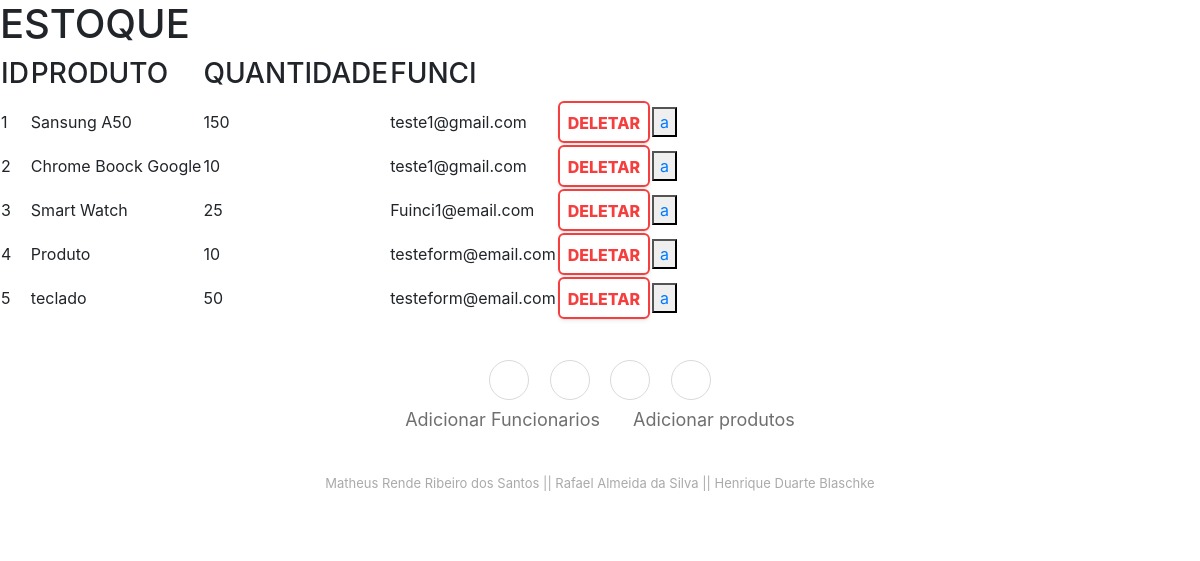
The page / on the database its author committed.
### gestao/models.py (models this page shows, shortened)
class estoque(models.Model):
    idSto= models.AutoField(primary_key=True)
    proNome= models.CharField(max_length=150,default='')
    quanEsto= models.PositiveIntegerField(default=0)
    funci = models.ForeignKey(Funci, on_delete=models.CASCADE,null=True)

class Funci(models.Model):
    nome= models.CharField(max_length=100)
    email= models.EmailField(max_length=100,primary_key=True,unique=True)
    gerente= models.BooleanField(default=False,null=False)
    def __str__(self):
        return self.email

### gestao/views.py (the view)
# urls.py: path('',crud)
def crud(request):#Mostra todos os Produtos
    listaEstoque= estoque.objects.all()#mostra todo o estoque
    context={'request':request,'listaEstoque' : listaEstoque }
    return render(request,'CRUD.html',context)

### gestao/templates/CRUD.html (shortened to what this page needs)
<!DOCTYPE html>
<html>
    <head>
        <link rel="stylesheet" href="Style.css/">
        <link rel="stylesheet" href="https://cdnjs.cloudflare.com/ajax/libs/twitter-bootstrap/4.1.3/css/bootstrap.min.css">
        <link rel="stylesheet" href="https://cdnjs.cloudflare.com/ajax/libs/ionicons/2.0.1/css/ionicons.min.css">
        <link rel="stylesheet" href="assets/css/style.css">
    </head>
    <body>
        <h1>ESTOQUE</h1>
        <table>
            <tr>
              <th><h3>ID</h3></th>
              <th><h3>PRODUTO</h3></th>
              <th><h3>QUANTIDADE</h3></th>
              <th><h3>FUNCI</h3></th>
            </tr>
            <tr>{%for a in listaEstoque%}{% csrf_token %}
              <td>{{a.idSto}}</td>
              <td>{{a.proNome}}</td>
              <td>{{a.quanEsto}}</td>
              <td>{{a.funci}}</td>
              <td><button class="botao_delete">DELETAR</button></td>
              <td><button><a href="update/{{a.idSto}}">a</a></button></td>
            </tr>
            {%endfor%}
          </table>
          <div class="footer-basic">
            <footer>
                <div class="social">
                  <a href="#"></a>
                  <a href="#"></a>
                  <a href="#"></a>
                  <a href="#"></a>
                  <ul class="list-inline">
                <li class="list-inline-item"><a href="Adcionar_Funcionario/">Adicionar Funcionarios</a></li>
                <li class="list-inline-item"><a href="Adcionar_Estoque/">Adicionar produtos</a></li>
            </ul>
                </div>
                <p class="copyright">Matheus Rende Ribeiro dos Santos || Rafael Almeida da Silva || Henrique Duarte Blaschke
                </div></p>
    </body>
</html>

### gestao/templates/Style.css (style rules this page uses)
.botao_delete { display: inline-block; outline: 0; cursor: pointer; border-radius: 6px; border: 2px solid #F53E3E; color: #F53E3E; background: 0 0; padding: 8px; box-shadow: rgba(0, 0, 0, 0.07) 0px 2px 4px 0px, rgba(0, 0, 0, 0.05) 0px 1px 1.5px 0px; font-weight: 800; font-size: 16px; height: 42px; }
.footer-basic { padding:40px 0; background-color:#ffffff; color:#4b4c4d; }
.footer-basic ul { padding:0; list-style:none; text-align:center; font-size:18px; line-height:1.6; margin-bottom:0; }
.footer-basic li { padding:0 10px; }
.footer-basic ul a { color:inherit; text-decoration:none; opacity:0.8; }
.footer-basic .social { text-align:center; padding-bottom:25px; }
.footer-basic .social > a { font-size:24px; width:40px; height:40px; line-height:40px; display:inline-block; text-align:center; border-radius:50%; border:1px solid #ccc; margin:0 8px; color:inherit; opacity:0.75; }
.footer-basic .copyright { margin-top:15px; text-align:center; font-size:13px; color:#aaa; margin-bottom:0; }

### gestao/templates/CRUD.html (style rules this page uses)
.botao_delete { display: inline-block; outline: 0; cursor: pointer; border-radius: 6px; border: 2px solid #F53E3E; color: #F53E3E; background: 0 0; padding: 8px; box-shadow: rgba(0, 0, 0, 0.07) 0px 2px 4px 0px, rgba(0, 0, 0, 0.05) 0px 1px 1.5px 0px; font-weight: 800; font-size: 16px; height: 42px; }
.footer-basic { padding:40px 0; background-color:#ffffff; color:#4b4c4d; }
.footer-basic ul { padding:0; list-style:none; text-align:center; font-size:18px; line-height:1.6; margin-bottom:0; }
.footer-basic li { padding:0 10px; }
.footer-basic ul a { color:inherit; text-decoration:none; opacity:0.8; }
.footer-basic .social { text-align:center; padding-bottom:25px; }
.footer-basic .social > a { font-size:24px; width:40px; height:40px; line-height:40px; display:inline-block; text-align:center; border-radius:50%; border:1px solid #ccc; margin:0 8px; color:inherit; opacity:0.75; }
.footer-basic .copyright { margin-top:15px; text-align:center; font-size:13px; color:#aaa; margin-bottom:0; }

### rows shown on the page
estoque: idSto "1", proNome "Sansung A50", quanEsto "150", funci "teste1@gmail.com"
estoque: idSto "2", proNome "Chrome Boock Google", quanEsto "10", funci "teste1@gmail.com"
estoque: idSto "3", proNome "Smart Watch", quanEsto "25", funci "Fuinci1@email.com"
estoque: idSto "4", proNome "Produto", quanEsto "10", funci "testeform@email.com"
estoque: idSto "5", proNome "teclado", quanEsto "50", funci "testeform@email.com"
